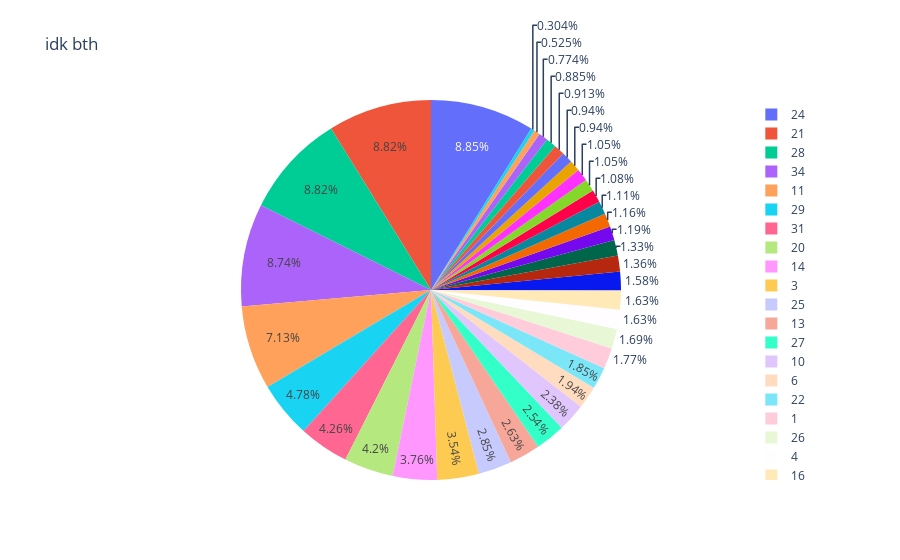

Here is the notebook cell this chart was saved with:
### Code cell
fig = px.pie(stat_df, values='Right', names='NameOfPig', title='idk bth')
fig.show()

### Figure 1 — Plotly figure (JSON) as saved in the notebook; plotly's stock layout.template omitted (floating-point values rounded to 4 significant figures)
{"data": [{"domain": {"x": [0, 1], "y": [0, 1]}, "hovertemplate": "NameOfPig=%{label}<br>Right=%{value}<extra></extra>", "labels": ["0", "1", "2", "3", "4", "5", "6", "7", "8", "9", "10", "11", "12", "13", "14", "15", "16", "17", "18", "19", "20", "21", "22", "23", "24", "25", "26", "27", "28", "29", "30", "31", "32", "33", "34", "35"], "legendgroup": "", "name": "", "showlegend": true, "type": "pie", "values": [28, 64, 38, 128, 59, 19, 70, 34, 34, 33, 86, 258, 48, 95, 136, 38, 59, 43, 57, 42, 152, 319, 67, 32, 320, 103, 61, 92, 319, 173, 49, 154, 40, 39, 316, 11]}], "layout": {"legend": {"tracegroupgap": 0}, "title": {"text": "idk bth"}}}
